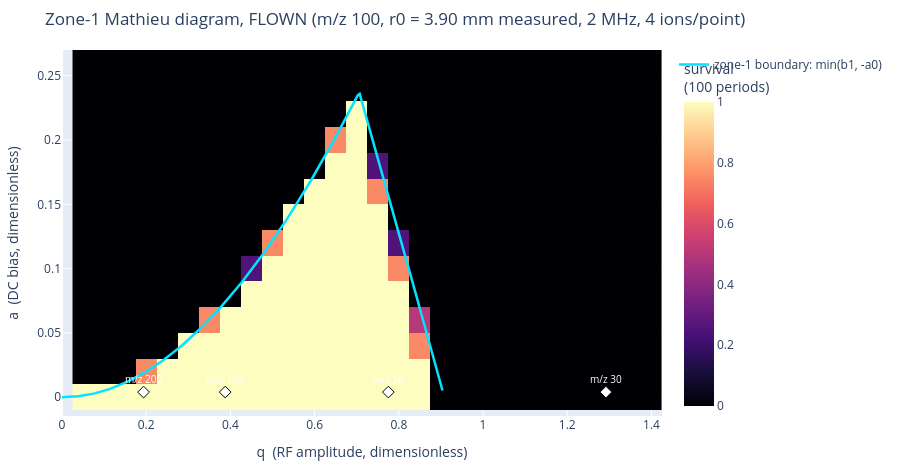

This figure's notebook cell:
### Markdown cell above
The flown map with the theory boundary — no fitting, no scaling. One
rendering honesty note: heatmap cells are drawn **centered** on their
sample points, so a stable cell visually overhangs the line by half a
grid step even when its sample point is inside. The next section takes
the remaining, *physical* part of the offset apart.

### Code cell
qs_th = np.linspace(0.0, 1.4, 300)
ceil_th = np.array([stability_ceiling(q) for q in qs_th])
ceil_th = np.where(ceil_th >= 0, ceil_th, np.nan)

MZ_MARKS = [30.0, 50.0, 100.0, 200.0]    # masses marked on the a = 0 axis
fig_map = go.Figure()
fig_map.add_heatmap(x=Q_GRID, y=A_GRID, z=survival, colorscale=COLORMAP,
                 zmin=0, zmax=1,
                 colorbar=dict(title=f"survival<br>({HOLD_PERIODS} periods)"))
fig_map.add_scatter(x=qs_th, y=ceil_th, mode="lines",
                 line=dict(color="#00e5ff", width=2.5),
                 name="zone-1 boundary: min(b1, -a0)")
for mz in MZ_MARKS:
    q_mz = 4*E_CHARGE_C*V_OP / ((mz*AMU_KG)*(R0_MM*1e-3)**2*OMEGA**2)
    fig_map.add_scatter(x=[q_mz], y=[0.004], mode="markers+text",
                     text=[f"m/z {mz:g}"], textposition="top center",
                     textfont=dict(size=10, color="#ffffff"),
                     marker=dict(size=9, symbol="diamond", color="#ffffff",
                                 line=dict(color="#000000", width=1)),
                     showlegend=False)
fig_map.update_layout(
    title=f"Zone-1 Mathieu diagram, FLOWN (m/z 100, r0 = {R0_MM:.2f} mm "
          f"measured, {F_HZ/1e6:.0f} MHz, {N_PER_POINT} ions/point)",
    xaxis_title="q  (RF amplitude, dimensionless)",
    yaxis_title="a  (DC bias, dimensionless)",
    width=900, height=470, margin=dict(l=60, r=20, t=50, b=50))
fig_map

### Figure 1 — Plotly figure (JSON) as saved in the notebook; plotly's stock layout.template omitted (floating-point values rounded to 4 significant figures; data arrays with more than 128 entries replaced by an {"elided": "..."} marker saying what was removed)
{"data": [{"colorbar": {"title": {"text": "survival<br>(100 periods)"}}, "colorscale": [[0, "#000004"], [0.1111, "#180f3d"], [0.2222, "#440f76"], [0.3333, "#721f81"], [0.4444, "#9e2f7f"], [0.5556, "#cd4071"], [0.6667, "#f1605d"], [0.7778, "#fd9668"], [0.8889, "#feca8d"], [1, "#fcfdbf"]], "type": "heatmap", "x": [0.05, 0.1, 0.15, 0.2, 0.25, 0.3, 0.35, 0.4, 0.45, 0.5, 0.55, 0.6, 0.65, 0.7, 0.75, 0.8, 0.85, 0.9, 0.95, 1.0, 1.05, 1.1, 1.15, 1.2, 1.25, 1.3, 1.35, 1.4], "y": [0.0, 0.02, 0.04, 0.06, 0.08, 0.1, 0.12, 0.14, 0.16, 0.18, 0.2, 0.22, 0.24, 0.26], "z": {"elided": "14x28 float values"}, "zmax": 1, "zmin": 0}, {"line": {"color": "#00e5ff", "width": 2.5}, "mode": "lines", "name": "zone-1 boundary: min(b1, -a0)", "type": "scatter", "x": {"elided": "300 float values"}, "y": {"elided": "300 float values"}}, {"marker": {"color": "#ffffff", "line": {"color": "#000000", "width": 1}, "size": 9, "symbol": "diamond"}, "mode": "markers+text", "showlegend": false, "text": ["m/z 30"], "textfont": {"color": "#ffffff", "size": 10}, "textposition": "top center", "type": "scatter", "x": [1.292], "y": [0.004]}, {"marker": {"color": "#ffffff", "line": {"color": "#000000", "width": 1}, "size": 9, "symbol": "diamond"}, "mode": "markers+text", "showlegend": false, "text": ["m/z 50"], "textfont": {"color": "#ffffff", "size": 10}, "textposition": "top center", "type": "scatter", "x": [0.7751], "y": [0.004]}, {"marker": {"color": "#ffffff", "line": {"color": "#000000", "width": 1}, "size": 9, "symbol": "diamond"}, "mode": "markers+text", "showlegend": false, "text": ["m/z 100"], "textfont": {"color": "#ffffff", "size": 10}, "textposition": "top center", "type": "scatter", "x": [0.3875], "y": [0.004]}, {"marker": {"color": "#ffffff", "line": {"color": "#000000", "width": 1}, "size": 9, "symbol": "diamond"}, "mode": "markers+text", "showlegend": false, "text": ["m/z 200"], "textfont": {"color": "#ffffff", "size": 10}, "textposition": "top center", "type": "scatter", "x": [0.1938], "y": [0.004]}], "layout": {"height": 470, "margin": {"b": 50, "l": 60, "r": 20, "t": 50}, "title": {"text": "Zone-1 Mathieu diagram, FLOWN (m/z 100, r0 = 3.90 mm measured, 2 MHz, 4 ions/point)"}, "width": 900, "xaxis": {"title": {"text": "q  (RF amplitude, dimensionless)"}}, "yaxis": {"title": {"text": "a  (DC bias, dimensionless)"}}}}
